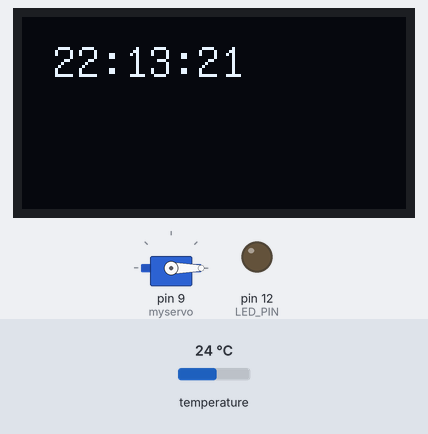
This sketch was run on a simulated Arduino Uno, built with avr-gcc and run on an emulated ATmega328P. Parts: servo, 128×64 one-colour display, output pins drawn as LEDs (lit = HIGH). Wiring (inferred from the names in the program): DS3231 clock at I2C address 0x68. Inputs (shaded band) come from the test bench; at power-on: temperature 24 °C. The local clock reads 2024-03-15 10:24:30 at power-on unless the sketch sets it; what the sketch prints to the serial monitor is not drawn.

Above: at 1.2 s.
1.3 s: temperature set to 26.1 °C
3.6 s: temperature set to 26.7 °C
At 4.9 s:
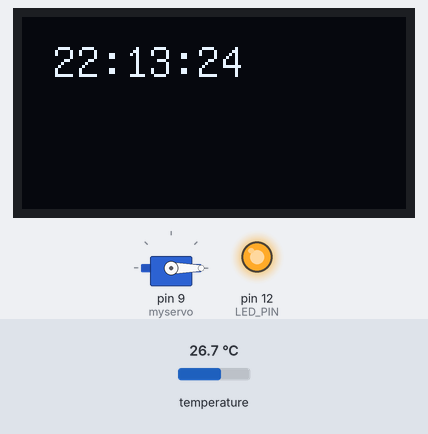
6.6 s: temperature set to 27.4 °C
At 8.4 s:
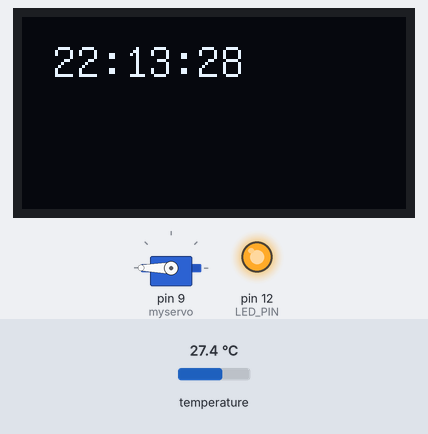
Timing chart, 0 to 9.9 s (numbered marks = the images above; inputs shaded):
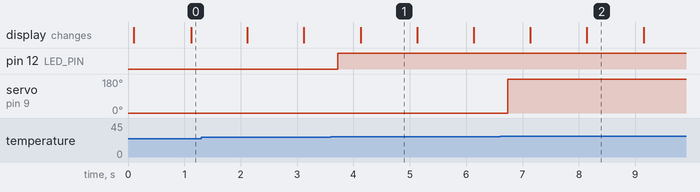

The sketch:

projekt.ino
```cpp
/*
* Name: Clock and Temp Project
* Author: Kaan Önal
* Date: 2024-10-10
* Description: This project uses a DS3231 to measure time and displays the time on an OLED display.
* Additionally, it measures temperature and controls a continuous servo motor's speed based on the temperature.
*/

// Include Libraries
#include <Servo.h>
#include <RTClib.h>
#include <Wire.h>
#include "U8glib.h"

// Init constants
#define DS3231_I2C_ADDR             0x68
#define DS3231_TEMPERATURE_ADDR     0x11
#define LED_PIN 12


const int potPin = A0;
int ThermistorPin = A0;
int Vo;
float R1 = 10000; // value of R1 on board
float logR2, R2, T;
float c1 = 0.001129148, c2 = 0.000234125, c3 = 0.0000000876741;


// Init global variables

// construct objects
RTC_DS3231 rtc;
U8GLIB_SSD1306_128X64 u8g(U8G_I2C_OPT_NO_ACK);
Servo myservo;
int pos = 0;

void setup() {
  // init communication
  u8g.setFont(u8g_font_unifont);
  Serial.begin(9600);
  Wire.begin();

  if (!rtc.begin()) {
      Serial.println("Couldn't find RTC");
      while (1);
  }
  rtc.adjust(DateTime(F(__DATE__), F(__TIME__)));  // Set time to compile time

  myservo.attach(9);  // Attach servo to pin 9
  myservo.write(0);

  pinMode(LED_PIN, OUTPUT);


  // Init Hardware

}

void loop() {
  oledWrite(getTime());
  servoWrite(getTemp());
  delay(100);

}


/*
*This function reads time from an ds3231 module and package the time as a String
*Parameters: Void
*Returns: time in hh:mm:ss as String
*/
String getTime(){
  DateTime now = rtc.now();
  return (String(now.hour()) + ":" + String(now.minute()) + ":" + String(now.second()));

}

/*
* This function reads an analog pin connected to an analog temprature sensor and calculates the corresponding temp
*Parameters: Void
*Returns: temprature as float
*/
float getTemp(){
 float tempC = DS3231_get_treg();
  Serial.print("Temperature: ");
  Serial.println(tempC);
  return tempC;
}

/*
* This function takes a string and draws it to an oled display
*Parameters: - text: String to write to display
*Returns: void
*/
void oledWrite(String text){
u8g.firstPage();

  do{
    u8g.drawStr(10, 20, text.c_str());
  } while (u8g.nextPage());

}

/*
* takes a temprature value and maps it to corresppnding degree on a servo
*Parameters: - value: temprature
*Returns: void
*/
void servoWrite(float value){

  int speedControl = map(value, 26.5, 27, 0, 180);
  speedControl = constrain(speedControl, 0, 180);
  myservo.write(speedControl);
  if (value > 26.5){
    digitalWrite(LED_PIN, HIGH);
  }

  else {
    digitalWrite(LED_PIN, LOW);
  }
}

float DS3231_get_treg() {
  uint8_t temp_msb, temp_lsb;
  int8_t nint;

  Wire.beginTransmission(DS3231_I2C_ADDR);
  Wire.write(DS3231_TEMPERATURE_ADDR);
  Wire.endTransmission();

  Wire.requestFrom(DS3231_I2C_ADDR, 2);
  temp_msb = Wire.read();
  temp_lsb = Wire.read() >> 6;

  if (temp_msb & 0x80) // Check if negative, using two's complement
    nint = temp_msb | ~((1 << 8) - 1);
  else
    nint = temp_msb;

  return (0.25 * temp_lsb + nint);
}
```

Measured:
- the behaviour switches between 26.6 and 26.7 °C on temperature (found by bisection; images 0 and 1)
- the behaviour switches between 26.8 and 26.9 °C on temperature (found by bisection; images 1 and 2)
- after the input at 3.6 s, pin 12 (LED_PIN): LOW → HIGH after 0.12 s
- after the input at 6.6 s, servo on pin 9 (myservo): 0° → 180° after 0.14 s
- what the display in image 1 shows lasts 1.0 s, from 4.1 s to 5.1 s
